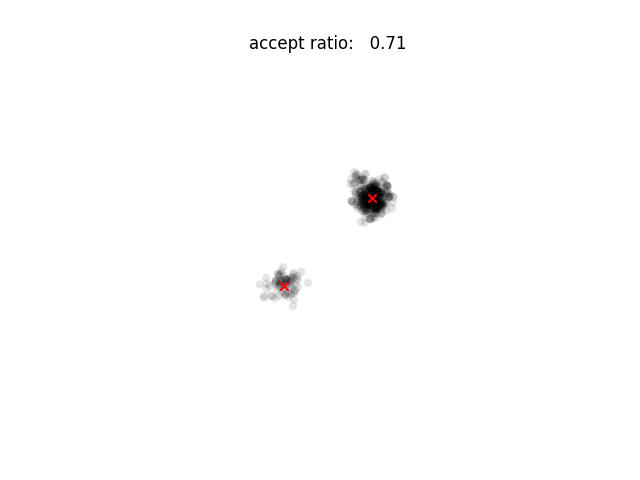

Source code (Python):
import graph
import math
import random
import scipy.stats
import statistics
import sys
import matplotlib.pylab as plt


def fun(x, a, b, w, dev):
    coeff = -1 / (2 * dev**2)
    u = coeff * statistics.fsum((e - d)**2 for e, d in zip(x, a))
    v = coeff * statistics.fsum((e - d)**2 for e, d in zip(x, b))
    return scipy.special.logsumexp((u + math.log(w), v + math.log(1 - w)))


random.seed(12345)
beta = float(sys.argv[1])
dev = 0.1
w = 0.9
draws = 500
trace = graph.tmcmc(lambda x: fun(x, [0.5, 0.5], [-0.5, -0.5], 0.9, 0.1),
                    draws, [-2, -2], [2, 2],
                    beta=beta,
                    trace=True)
for i, (x, accept) in enumerate(trace):
    plt.xlim(-2.1, 2.1)
    plt.ylim(-2.1, 2.1)
    plt.gca().set_ymargin(0)
    plt.gca().set_xmargin(0)
    plt.gca().set_axis_off()
    plt.gca().set_aspect('equal')
    plt.subplots_adjust(hspace=0.0, wspace=0.0)
    plt.scatter(*zip(*x), alpha=0.1, edgecolor='none', color='k')
    plt.scatter((0.5, -0.5), (0.5, -0.5), marker='x', color='r')
    plt.title("accept ratio: %6.2f" % (accept / draws))
    plt.savefig("%03d.png" % i)
    plt.close()
